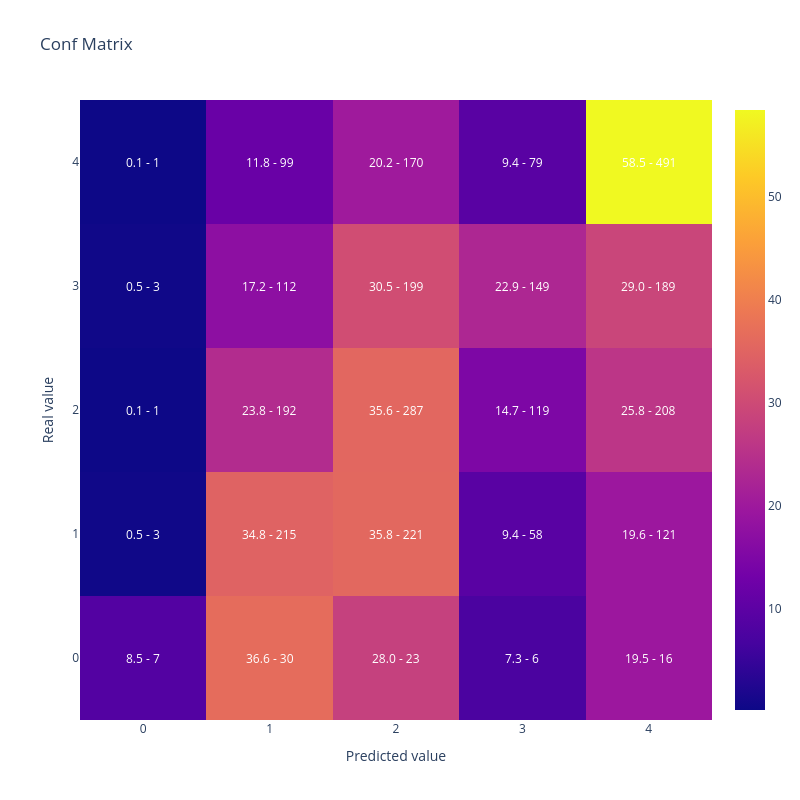

The cell this chart's notebook holds for it:
### Code cell
#Vamos a replicar el resultado de la optimizacion reentrenando el modelo con el mejor conjunto de hiperparametros
#Generamos parametros incluyendo los fijos y la mejor solución que encontro optuna
lgb_params =  {      
                        'objective': 'multiclass',
                        'verbosity':-1,
                        'num_class': len(y_train.unique())} | study.best_params

lgb_train_dataset = lgb.Dataset(data=X_train,
                                label=y_train)


#Entreno
lgb_model = lgb.train(lgb_params,
                    lgb_train_dataset)

#Muestro matriz de confusion y kappa
display(plot_confusion_matrix(y_test,lgb_model.predict(X_test).argmax(axis=1)))

cohen_kappa_score(y_test,lgb_model.predict(X_test).argmax(axis=1),
                             weights = 'quadratic')

### Figure 1 — Plotly figure (JSON) as saved in the notebook; plotly's stock layout.template omitted (floating-point values rounded to 4 significant figures)
{"data": [{"type": "heatmap", "x": [0, 1, 2, 3, 4], "y": [0, 1, 2, 3, 4], "z": [[8.537, 36.59, 28.05, 7.317, 19.51], [0.4854, 34.79, 35.76, 9.385, 19.58], [0.1239, 23.79, 35.56, 14.75, 25.77], [0.4601, 17.18, 30.52, 22.85, 28.99], [0.119, 11.79, 20.24, 9.405, 58.45]]}], "layout": {"annotations": [{"font": {"color": "white"}, "showarrow": false, "text": "8.5 - 7", "x": 0, "xref": "x", "y": 0, "yref": "y"}, {"font": {"color": "white"}, "showarrow": false, "text": "36.6 - 30", "x": 1, "xref": "x", "y": 0, "yref": "y"}, {"font": {"color": "white"}, "showarrow": false, "text": "28.0 - 23", "x": 2, "xref": "x", "y": 0, "yref": "y"}, {"font": {"color": "white"}, "showarrow": false, "text": "7.3 - 6", "x": 3, "xref": "x", "y": 0, "yref": "y"}, {"font": {"color": "white"}, "showarrow": false, "text": "19.5 - 16", "x": 4, "xref": "x", "y": 0, "yref": "y"}, {"font": {"color": "white"}, "showarrow": false, "text": "0.5 - 3", "x": 0, "xref": "x", "y": 1, "yref": "y"}, {"font": {"color": "white"}, "showarrow": false, "text": "34.8 - 215", "x": 1, "xref": "x", "y": 1, "yref": "y"}, {"font": {"color": "white"}, "showarrow": false, "text": "35.8 - 221", "x": 2, "xref": "x", "y": 1, "yref": "y"}, {"font": {"color": "white"}, "showarrow": false, "text": "9.4 - 58", "x": 3, "xref": "x", "y": 1, "yref": "y"}, {"font": {"color": "white"}, "showarrow": false, "text": "19.6 - 121", "x": 4, "xref": "x", "y": 1, "yref": "y"}, {"font": {"color": "white"}, "showarrow": false, "text": "0.1 - 1", "x": 0, "xref": "x", "y": 2, "yref": "y"}, {"font": {"color": "white"}, "showarrow": false, "text": "23.8 - 192", "x": 1, "xref": "x", "y": 2, "yref": "y"}, {"font": {"color": "white"}, "showarrow": false, "text": "35.6 - 287", "x": 2, "xref": "x", "y": 2, "yref": "y"}, {"font": {"color": "white"}, "showarrow": false, "text": "14.7 - 119", "x": 3, "xref": "x", "y": 2, "yref": "y"}, {"font": {"color": "white"}, "showarrow": false, "text": "25.8 - 208", "x": 4, "xref": "x", "y": 2, "yref": "y"}, {"font": {"color": "white"}, "showarrow": false, "text": "0.5 - 3", "x": 0, "xref": "x", "y": 3, "yref": "y"}, {"font": {"color": "white"}, "showarrow": false, "text": "17.2 - 112", "x": 1, "xref": "x", "y": 3, "yref": "y"}, {"font": {"color": "white"}, "showarrow": false, "text": "30.5 - 199", "x": 2, "xref": "x", "y": 3, "yref": "y"}, {"font": {"color": "white"}, "showarrow": false, "text": "22.9 - 149", "x": 3, "xref": "x", "y": 3, "yref": "y"}, {"font": {"color": "white"}, "showarrow": false, "text": "29.0 - 189", "x": 4, "xref": "x", "y": 3, "yref": "y"}, {"font": {"color": "white"}, "showarrow": false, "text": "0.1 - 1", "x": 0, "xref": "x", "y": 4, "yref": "y"}, {"font": {"color": "white"}, "showarrow": false, "text": "11.8 - 99", "x": 1, "xref": "x", "y": 4, "yref": "y"}, {"font": {"color": "white"}, "showarrow": false, "text": "20.2 - 170", "x": 2, "xref": "x", "y": 4, "yref": "y"}, {"font": {"color": "white"}, "showarrow": false, "text": "9.4 - 79", "x": 3, "xref": "x", "y": 4, "yref": "y"}, {"font": {"color": "white"}, "showarrow": false, "text": "58.5 - 491", "x": 4, "xref": "x", "y": 4, "yref": "y"}], "height": 800, "title": {"text": "Conf Matrix"}, "width": 800, "xaxis": {"title": {"text": "Predicted value"}}, "yaxis": {"title": {"text": "Real value"}}}}
